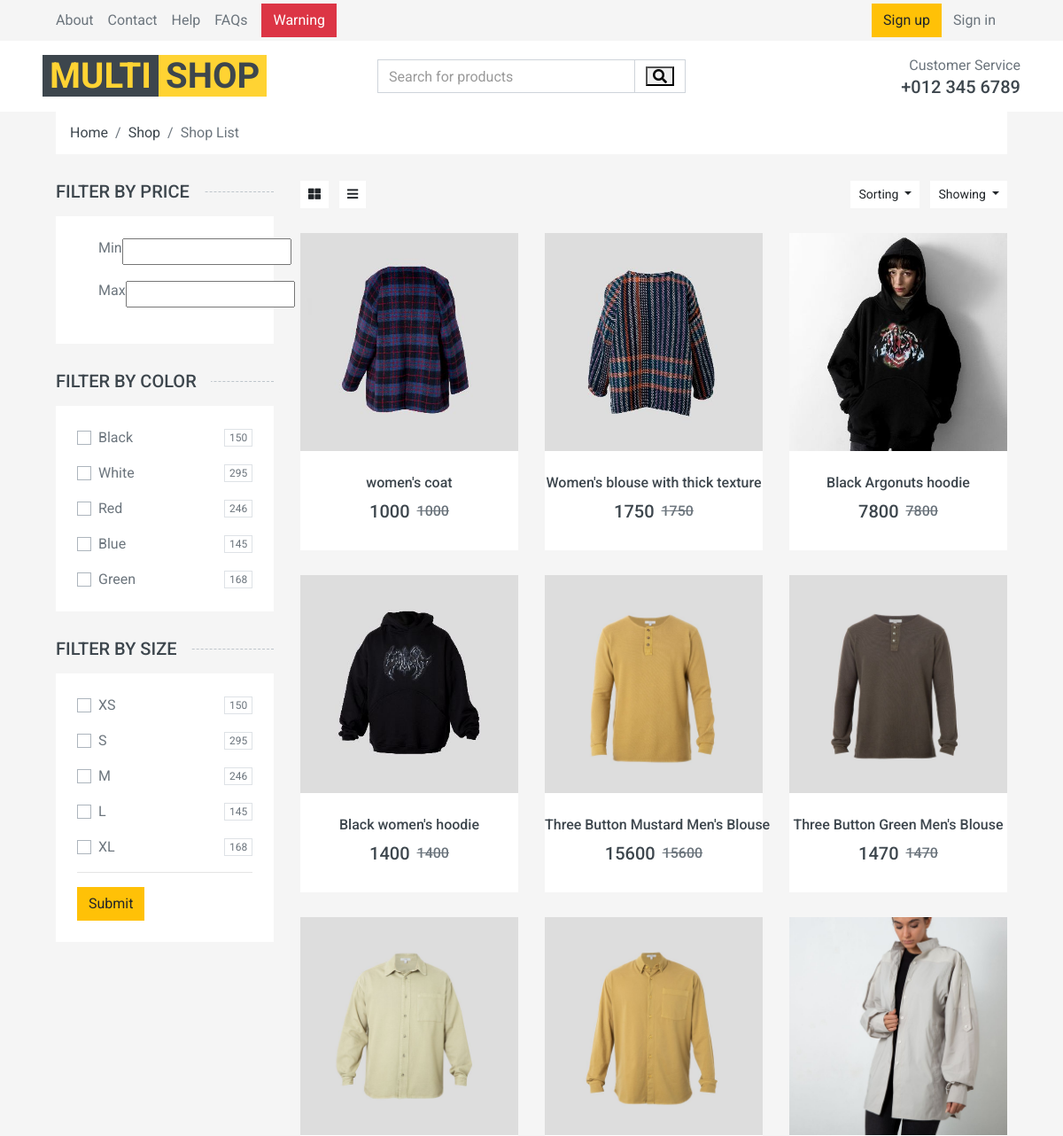
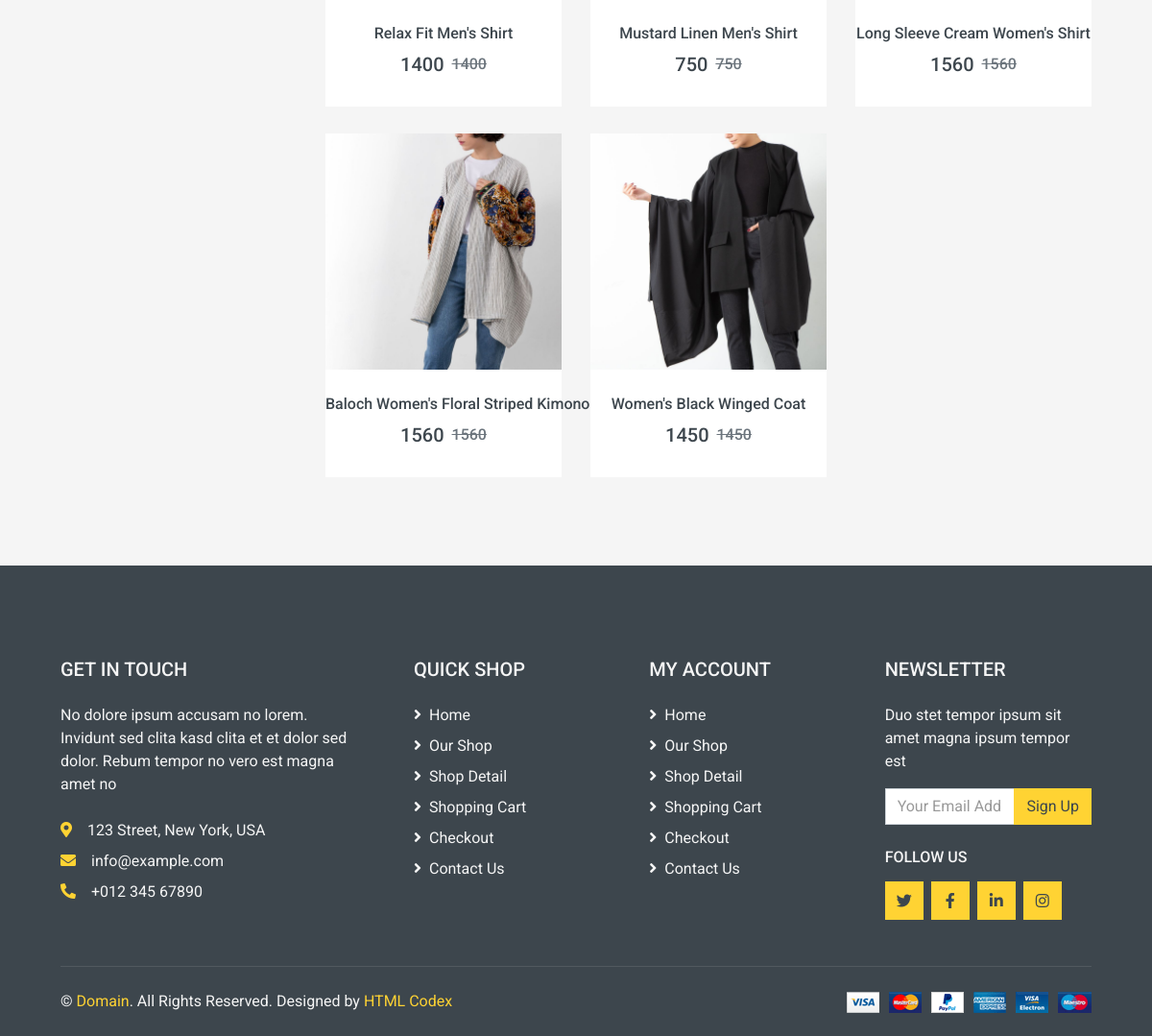
Page /products on the committed database (2 pictures, top to bottom).
### product/models.py (models this page shows, shortened)
class Product(models.Model):
    featured = models.BooleanField(default=False)
    title = models.CharField(max_length=100, blank=True, null=True)
    category = models.ManyToManyField(Category, null=True, blank=True)
    description = models.TextField(null=True, blank=True)
    price = models.IntegerField(null=True, blank=True)
    discount = models.SmallIntegerField(null=True, blank=True)
    image = models.ImageField(null=True)
    size = models.ManyToManyField(Size, related_name="products", null=True, blank=True)
    color = models.ManyToManyField(Color, related_name="color", blank=True, null=True)
    status = models.BooleanField(null=True, default=True)
    created_at = models.DateTimeField(auto_now_add=True, blank=True, null=True)
    def get_absolut_url(self):
        return reverse('product:product_detail', kwargs={"pk": self.id})

### product/views.py (the view)
# urls.py: path("products", views.ProductListView.as_view(), name='product_list'),
class ProductListView(ListView):
    template_name = 'product/products_list.html'
    queryset = Product.objects.all()
    def get_context_data(self, **kwargs):
        request = self.request
        colors = request.GET.getlist('color')
        sizes = request.GET.getlist('size')
        min_price = request.GET.get('min_price')
        max_price = request.GET.get('max_price')
        queryset = Product.objects.all()
        if colors:
            queryset = queryset.filter(color__title__in=colors).distinct()
        if sizes:
            queryset = queryset.filter(size__title__in=sizes).distinct()
        if min_price and max_price:
            queryset = queryset.filter(price__lte=max_price, price__gte=min_price)
        context = super(ProductListView, self).get_context_data()
        context['object_list'] = queryset
        return context

### context_processrs/context_procssers.py (called while the page is built)
def number_product_user(request):
    order = OrderItem.objects.all()
    return {'number_product': order}

def featured_category(request):
    category = Category.objects.filter(featured=True).order_by('-created_at')[:3]
    return {"fc": category}

def featured_product_list(request):
    featured = Product.objects.filter(featured=True)
    return {"fp": featured}

def recent_product(request):
    recent_product_list = Product.objects.filter(status=True).order_by('-created_at')[:15]
    return {"rp": recent_product_list}

def featured_product(request):
    featured = Product.objects.filter(featured=True).order_by('-created_at')
    return {"fp_s": featured}

### product/templates/product/products_list.html (shortened to what this page needs)
{% extends "base.html" %}
{% load static %}
{% block main %}
    <div class="container-fluid">
        <div class="row px-xl-5">
            <div class="col-12">
                <nav class="breadcrumb bg-light mb-30">
                    <a class="breadcrumb-item text-dark" href="#">Home</a>
                    <a class="breadcrumb-item text-dark" href="#">Shop</a>
                    <span class="breadcrumb-item active">Shop List</span>
                </nav>
            </div>
        </div>
    </div>
    <div class="container-fluid">
        <div class="row px-xl-5">
            <div class="col-lg-3 col-md-4">
                <h5 class="section-title position-relative text-uppercase mb-3"><span class="bg-secondary pr-3">Filter by price</span>
                </h5>
                <div class="bg-light p-4 mb-30">
                    <form>
                        <div class="custom-control custom-checkbox d-flex align-items-center justify-content-between mb-3">
                            <label for="price-all">Min</label>
                            <input  type="number" name="min_price" id="min_price">
                        </div>
                        <div class="custom-control custom-checkbox d-flex align-items-center justify-content-between mb-3">
                            <label for="price-all">Max</label>
                            <input type="number" name="max_price" id="max_price">
                        </div>
                </div>
                <h5 class="section-title position-relative text-uppercase mb-3"><span class="bg-secondary pr-3">Filter by color</span>
                </h5>
                <div class="bg-light p-4 mb-30">
                    <div class="custom-control custom-checkbox d-flex align-items-center justify-content-between mb-3">
                        <label class="custom-control-label" for="color-1">Black</label>
                        <span class="badge border font-weight-normal">150</span>
                    </div>
                    <div class="custom-control custom-checkbox d-flex align-items-center justify-content-between mb-3">
                        <label class="custom-control-label" for="color-2">White</label>
                        <span class="badge border font-weight-normal">295</span>
                    </div>
                    <div class="custom-control custom-checkbox d-flex align-items-center justify-content-between mb-3">
                        <label class="custom-control-label" for="color-3">Red</label>
                        <span class="badge border font-weight-normal">246</span>
                    </div>
                    <div class="custom-control custom-checkbox d-flex align-items-center justify-content-between mb-3">
                        <label class="custom-control-label" for="color-4">Blue</label>
                        <span class="badge border font-weight-normal">145</span>
                    </div>
                    <div class="custom-control custom-checkbox d-flex align-items-center justify-content-between">
                        <label class="custom-control-label" for="color-5">Green</label>
                        <span class="badge border font-weight-normal">168</span>
                    </div>
                </div>
                <h5 class="section-title position-relative text-uppercase mb-3"><span class="bg-secondary pr-3">Filter by size</span>
                </h5>
                <div class="bg-light p-4 mb-30">
                    <div class="custom-control custom-checkbox d-flex align-items-center justify-content-between mb-3">
                        <label class="custom-control-label" for="size-1">XS</label>
                        <span class="badge border font-weight-normal">150</span>
                    </div>
                    <div class="custom-control custom-checkbox d-flex align-items-center justify-content-between mb-3">
                        <label class="custom-control-label" for="size-2">S</label>
                        <span class="badge border font-weight-normal">295</span>
                    </div>
                    <div class="custom-control custom-checkbox d-flex align-items-center justify-content-between mb-3">
                        <label class="custom-control-label" for="size-3">M</label>
                        <span class="badge border font-weight-normal">246</span>
                    </div>
                    <div class="custom-control custom-checkbox d-flex align-items-center justify-content-between mb-3">
                        <label class="custom-control-label" for="size-4">L</label>
                        <span class="badge border font-weight-normal">145</span>
                    </div>
                    <div class="custom-control custom-checkbox d-flex align-items-center justify-content-between">
                        <label class="custom-control-label" for="size-5">XL</label>
                        <span class="badge border font-weight-normal">168</span>
                    </div>
                    <hr>
                    <input class="btn btn-warning" onclick="applyFilters()" type="submit">
                </div>
            </div>
            <div class="col-lg-9 col-md-8">
                <div class="row pb-3">
                    <div class="col-12 pb-1">
                        <div class="d-flex align-items-center justify-content-between mb-4">
                            <div>
                                <button class="btn btn-sm btn-light"><i class="fa fa-th-large"></i></button>
                                <button class="btn btn-sm btn-light ml-2"><i class="fa fa-bars"></i></button>
                            </div>
                            <div class="ml-2">
                                <div class="btn-group">
                                    <button type="button" class="btn btn-sm btn-light dropdown-toggle"
                                            data-toggle="dropdown">Sorting
                                    </button>
                                </div>
                                <div class="btn-group ml-2">
                                    <button type="button" class="btn btn-sm btn-light dropdown-toggle"
                                            data-toggle="dropdown">Showing
                                    </button>
                                </div>
                            </div>
                        </div>
                    </div>
                    {% for pro in object_list %}
                        <div class="col-lg-4 col-md-6 col-sm-6 pb-1">
                            <div class="product-item bg-light mb-4">
                                <div class="product-img position-relative overflow-hidden">
                                    <a href="{{ pro.get_absolut_url }}"><img class="img-fluid w-100"
                                                                                 src="{{ pro.image.url }}"
                                                                                 alt=""></a>
                                    <div class="product-action">
                                    </div>
                                </div>
                                <div class="text-center py-4">
                                    <a class="h6 text-decoration-none text-truncate"
                                       href="{{ pro.get_absolut_url }}">{{ pro.title }}</a>
                                    <div class="d-flex align-items-center justify-content-center mt-2">
                                        <h5>{{ pro.price }}</h5>
                                        <h6 class="text-muted ml-2">
                                            <del>{{ pro.price }}</del>
                                        </h6>
                                    </div>
                                </div>
                            </div>
                        </div>
                    {% endfor %}
                </div>
            </div>
        </div>
    </div>
{% endblock %}

### rows in the picture
Product: image (picture), title "women's coat", price "1000"
Product: image (picture), title "Women's blouse with thick texture", price "1750"
Product: image (picture), title "Black Argonuts hoodie", price "7800"
Product: image (picture), title "Black women's hoodie", price "1400"
Product: image (picture), title "Three Button Mustard Men's Blouse", price "15600"
Product: image (picture), title "Three Button Green Men's Blouse", price "1470"
Product: image (picture), title "Relax Fit Men's Shirt", price "1400"
Product: image (picture), title "Mustard Linen Men's Shirt", price "750"
Product: image (picture), title "Long Sleeve Cream Women's Shirt", price "1560"
Product: image (picture), title "Baloch Women's Floral Striped Kimono", price "1560"
Product: image (picture), title "Women's Black Winged Coat", price "1450"
